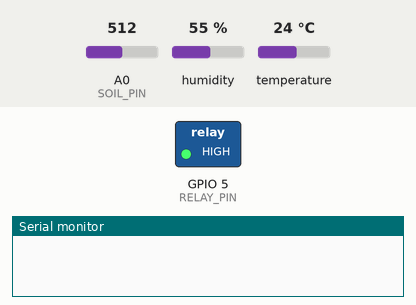
Bench run of a sketch on a simulated ESP8266 (NodeMCU). Parts: switched loads named in the sketch (green lamp = pin HIGH), the last lines printed to the serial monitor. Inputs (shaded band) come from the test bench; at power-on: A0 (SOIL_PIN) = 512, humidity 55 %, temperature 24 °C. WiFi joins after 1.5 s; servers stay silent unless stated.

Above: at 3.0 s.
3.1 s: A0 (SOIL_PIN) set to 597
7.3 s: A0 (SOIL_PIN) set to 620
At 8.2 s:
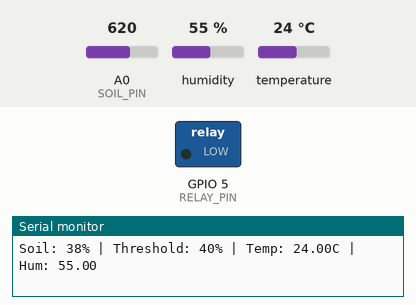
9.3 s: A0 (SOIL_PIN) set to 511
At 11.0 s:
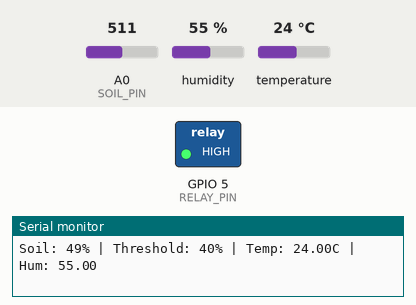
11.3 s: A0 (SOIL_PIN) set to 716
At 12.4 s:
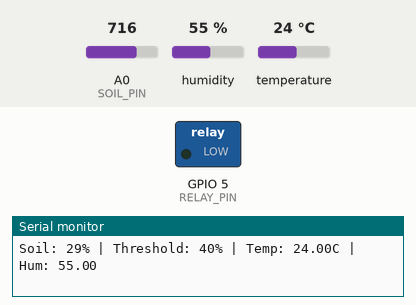
Timing chart, 0 to 14.3 s (numbered marks = the images above; inputs shaded):
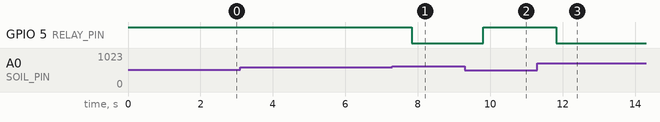

The sketch:

main.ino
```cpp
/****************************************************
 * SMART IRRIGATION SYSTEM – ESP8266 + BLYNK
 * Author: Kamlesh
 * Description:
 *  - Soil moisture–based automatic irrigation
 *  - Manual / Auto mode via Blynk
 *  - DHT11 temperature & humidity monitoring
 ****************************************************/

// -------- BLYNK CONFIG (USER MUST CHANGE) --------
#define BLYNK_TEMPLATE_ID   "YOUR_TEMPLATE_ID"
#define BLYNK_TEMPLATE_NAME "SMART IRRIGATION WITH TEMP"
#define BLYNK_AUTH_TOKEN    "YOUR_AUTH_TOKEN"

// -------- WIFI CONFIG (USER MUST CHANGE) --------
char ssid[] = "YOUR_WIFI_NAME";
char pass[] = "YOUR_WIFI_PASSWORD";

// ------------------------------------------------

#include <ESP8266WiFi.h>
#include <BlynkSimpleEsp8266.h>
#include <DHT.h>

// Pins
#define SOIL_PIN   A0
#define RELAY_PIN  5      // D1
#define DHTPIN     4      // D2
#define DHTTYPE    DHT11

DHT dht(DHTPIN, DHTTYPE);
BlynkTimer timer;

// Variables
int moisturePercent = 0;
float temperature = 0;
float humidity = 0;

int soilThreshold = 40;   // %
bool autoMode = true;

// Blynk Virtual Pins
#define VPIN_SOIL     V1
#define VPIN_MODE     V2
#define VPIN_RELAY    V3
#define VPIN_TEMP     V4
#define VPIN_HUM      V5
#define VPIN_SOIL_TH  V6

// Auto / Manual mode switch
BLYNK_WRITE(VPIN_MODE) {
  autoMode = param.asInt();
}

// Manual pump control
BLYNK_WRITE(VPIN_RELAY) {
  if (!autoMode) {
    digitalWrite(RELAY_PIN, param.asInt() ? LOW : HIGH);
  }
}

// Soil moisture threshold slider
BLYNK_WRITE(VPIN_SOIL_TH) {
  soilThreshold = param.asInt();
}

// Read sensors & control pump
void irrigationTask() {

  // Soil moisture
  int soilValue = analogRead(SOIL_PIN);
  moisturePercent = map(soilValue, 1023, 0, 0, 100);
  Blynk.virtualWrite(VPIN_SOIL, moisturePercent);

  // DHT11 readings
  humidity = dht.readHumidity();
  temperature = dht.readTemperature();

  if (!isnan(temperature) && !isnan(humidity)) {
    Blynk.virtualWrite(VPIN_TEMP, temperature);
    Blynk.virtualWrite(VPIN_HUM, humidity);
  }

  // AUTO IRRIGATION (soil-based logic)
  if (autoMode) {
    if (moisturePercent < soilThreshold) {
      digitalWrite(RELAY_PIN, LOW);   // Pump ON
    } else {
      digitalWrite(RELAY_PIN, HIGH);  // Pump OFF
    }
  }

  // Debug output
  Serial.print("Soil: ");
  Serial.print(moisturePercent);
  Serial.print("% | Threshold: ");
  Serial.print(soilThreshold);
  Serial.print("% | Temp: ");
  Serial.print(temperature);
  Serial.print("C | Hum: ");
  Serial.println(humidity);
}

void setup() {
  Serial.begin(9600);

  pinMode(RELAY_PIN, OUTPUT);
  digitalWrite(RELAY_PIN, HIGH); // Pump OFF

  dht.begin();
  Blynk.begin(BLYNK_AUTH_TOKEN, ssid, pass);

  // Run every 2 seconds
  timer.setInterval(2000L, irrigationTask);
}

void loop() {
  Blynk.run();
  timer.run();
}
```

Measured:
- the behaviour switches between 608 and 609 on A0 (SOIL_PIN) (found by bisection; images 0 and 1)
- after the input at 7.3 s, GPIO 5 (RELAY_PIN): HIGH → LOW after 0.53 s
- after the input at 9.3 s, GPIO 5 (RELAY_PIN): LOW → HIGH after 0.50 s
- after the input at 11.3 s, GPIO 5 (RELAY_PIN): HIGH → LOW after 0.53 s
